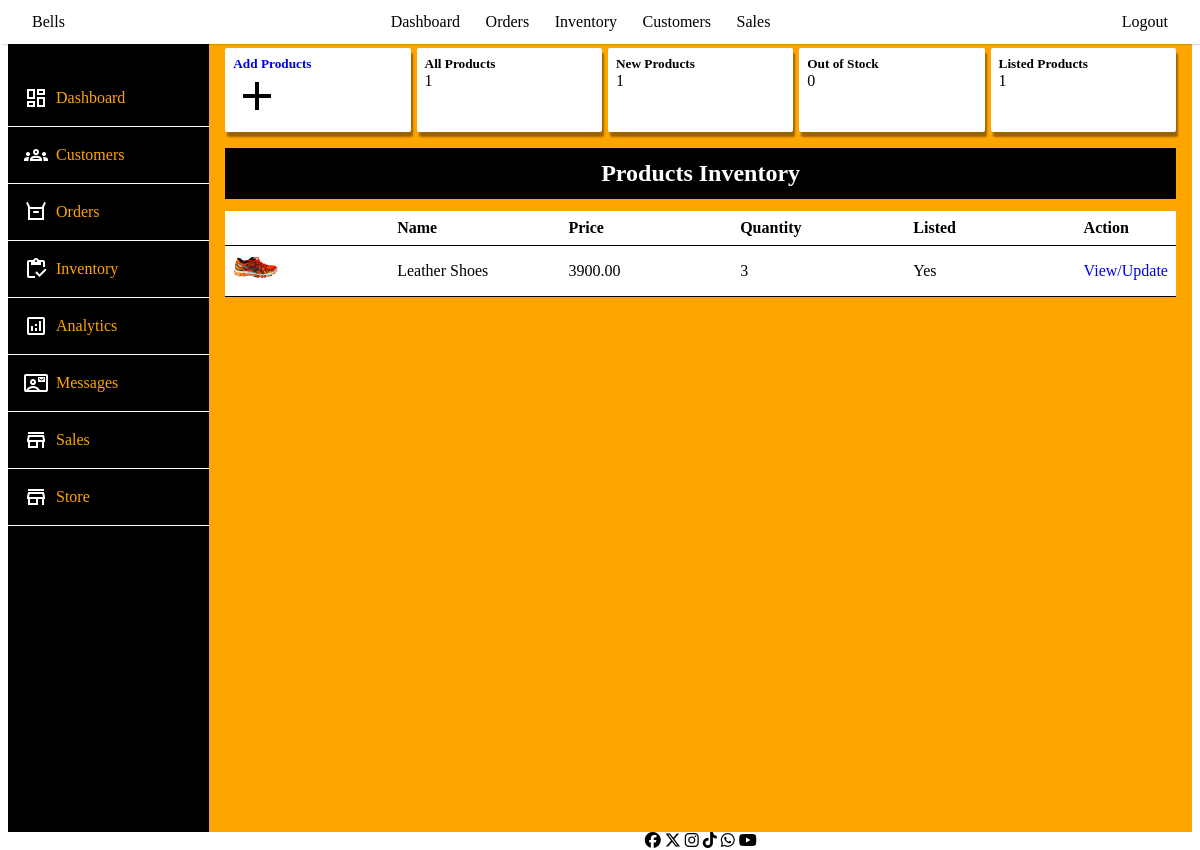
/inventory, run on an earlier commit of the app's database.
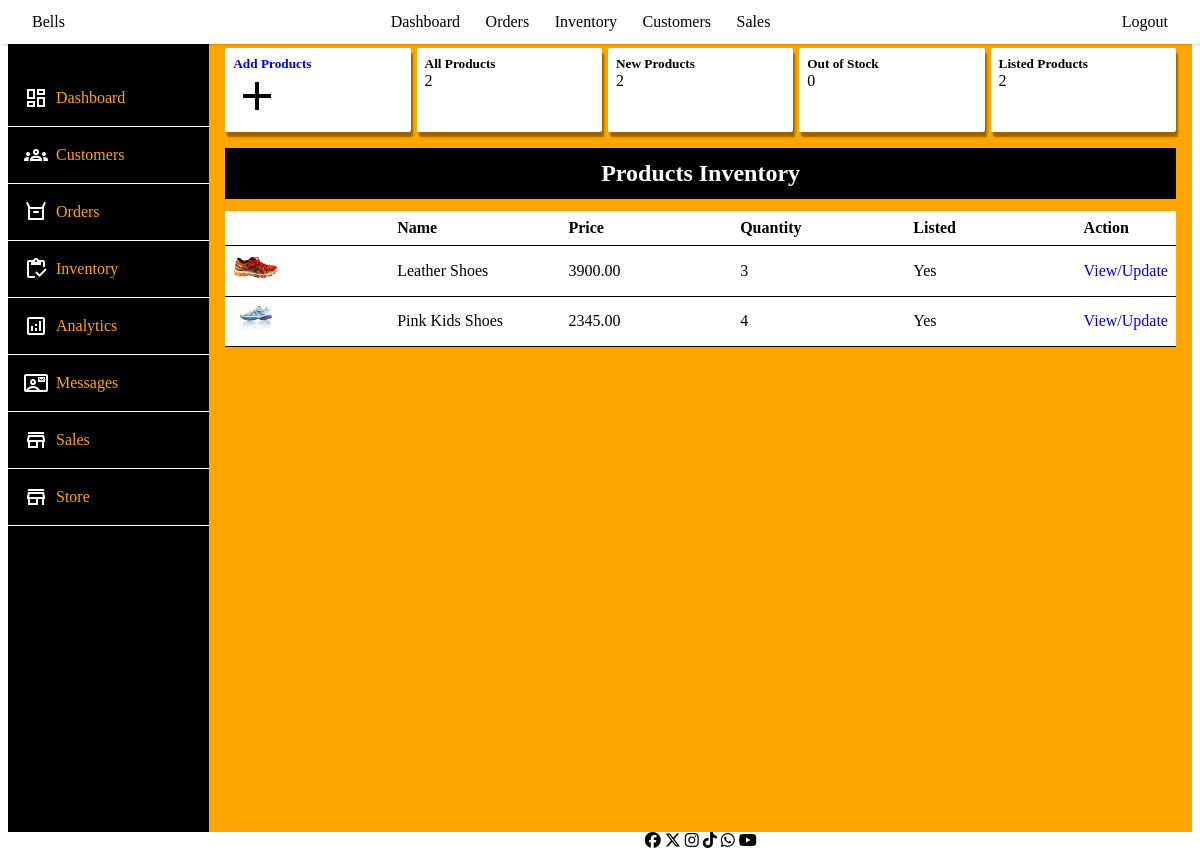
And on a later commit of the database.
### store/models.py (models this page shows, shortened)
class Product(models.Model):
    profile_image = models.ImageField(upload_to='uploads/products', null=True, blank=True, default='media/default/product.png')
    name = models.CharField(max_length=255, verbose_name='Product Name')
    price = models.DecimalField(max_digits=12, decimal_places=2)
    description = models.TextField(verbose_name='Product Description', blank=True, null=True)
    is_sale = models.BooleanField(default=False)
    sale_price = models.DecimalField(max_digits=12, decimal_places=2, null=True, blank=True)
    discount = models.DecimalField(default=0, max_digits=9, decimal_places=2, null=True, blank=True)
    percentage_discount = models.DecimalField(default=0, max_digits=5, decimal_places=0, null=True, blank=True)
    created_at = models.DateTimeField(auto_now_add=True)
    is_listed = models.BooleanField(default=True)
    is_featured = models.BooleanField(default=True)
    slug = models.SlugField(unique=True, blank=True)
    key_words = models.CharField(max_length=255)
    stock_quantity = models.IntegerField(default=1)
    brand = models.CharField(max_length=255, blank=True, null=True)
    material = models.CharField(max_length=255, blank=True, null=True)
    category = TreeForeignKey(Category, on_delete=models.CASCADE, related_name='products')
    color = models.ManyToManyField(Color, related_name='products')
    size = models.ManyToManyField(Size, related_name='products')
    @property
    def imageURL(self):
        try:
            url = self.profile_image.url
        except:
            url = ''
        return url

### admin_portal/views.py (the view)
# urls.py: path('inventory', views.inventory, name='inventory'),
def inventory(request):
    products = Product.objects.all()
    products_count = products.count()
    now = timezone.now()
    new_products_count = products.filter(created_at__gte=now - datetime.timedelta(days=30)).count()
    out_of_stock_count = products.filter(stock_quantity__lte=0).count()
    is_listed_count = products.filter(is_listed=True).count()
    context = {
        'products': products,
        'products_count': products_count,
        'new_products_count': new_products_count,
        'out_of_stock_count': out_of_stock_count,
        'is_listed_count': is_listed_count,
    }
    return render(request, 'admin_portal/inventory.html', context)

### cart/context_processors.py (called while the page is built)
def cart(request):
    return {'cart': Cart(request)}

### admin_portal/templates/admin_portal/inventory.html (shortened to what this page needs)
{% extends 'admin_portal/base.html' %}
{% block content %}
<div class="container">
    <div class="side-bar">
        <div class="menu-item"> <a href="{% url 'admin_portal' %}"> Dashboard</a></div>
        <div class="menu-item"> <a href="#"> Customers</a></div>
        <div class="menu-item"> <a href="#"> Orders</a></div>
        <div class="menu-item"> <a href="#"> Inventory</a></div>
        <div class="menu-item"> <a href="#"> Analytics</a></div>
        <div class="menu-item"> <a href="#"> Messages</a></div>
        <div class="menu-item"><svg xmlns="http://www.w3.org/2000/svg" height="24" viewBox="0 -960 960 960" width="24"><path d="M160-720v-80h640v80H160Zm0 560v-240h-40v-80l40-200h640l40 200v80h-40v240h-80v-240H560v240H160Zm80-80h240v-160H240v160Zm-38-240h556-556Zm0 0h556l-24-120H226l-24 120Z"/></svg> <a href="#"> Sales </a></div>
        <div class="menu-item"><svg xmlns="http://www.w3.org/2000/svg" height="24" viewBox="0 -960 960 960" width="24"><path d="M160-720v-80h640v80H160Zm0 560v-240h-40v-80l40-200h640l40 200v80h-40v240h-80v-240H560v240H160Zm80-80h240v-160H240v160Zm-38-240h556-556Zm0 0h556l-24-120H226l-24 120Z"/></svg> <a href="{% url 'home' %}"> Store </a></div>
    </div>
    <div class="content">
        <div class="main-content">
            <div class="leading">
                <div class="lead">
                   <a href="{% url 'add_product' %}"> <h5>Add Products</h5>
                    <svg xmlns="http://www.w3.org/2000/svg" height="24" viewBox="0 -960 960 960" width="24"><path d="M440-440H200v-80h240v-240h80v240h240v80H520v240h-80v-240Z"/></svg></a>
                </div>
                <div class="lead">
                    <h5>All Products</h5>
                    <p>{{ products_count }}</p>
                </div>
                <div class="lead">
                    <h5>New Products</h5>
                    <p>{{ new_products_count}}</p>
                </div>
                <div class="lead">
                    <h5>Out of Stock</h5>
                    <p>{{ out_of_stock_count }}</p>
                </div>
                <div class="lead">
                    <h5>Listed Products</h5>
                    <p>{{ is_listed_count }}</p>
                </div>
            </div>
        <section>
            <h1 class="inventory-headings">Products Inventory</h1>
            <div class="inventory">
                <table>
                    <thead>
                        <tr>
                            <th></th>
                            <th>Name</th>
                            <th>Price</th>
                            <th>Quantity</th>
                            <th>Listed</th>
                            <th>Action</th>
                        </tr>
                    </thead>
                    <tbody>
                        {% for product in products %}
                        <tr>
                            <td><img src="{{product.imageURL}}" alt="" width="30%"></td>
                            <td>{{ product.name }}</td>
                            <td>{{ product.price }}</td>
                            <td>{{ product.stock_quantity }}</td>
                            {% if product.is_listed %}
                            <td>Yes</td>
                            {% else %}
                            <td>No</td>
                            {% endif %}
                            <td><a href="{% url 'product_inventory' product.id %}">View/Update</a></td>
                        </tr>
                        {% endfor %}
                    </tbody>
                </table>
            </div>
        </section>
        </div>
    </div>
    {% include 'admin_portal/footer.html' %}
</div>
</div>
{% endblock content %}

What changed in the data, as far as the page shows it:
added Product: imageURL (picture), name "Pink Kids Shoes", price "2345.00", stock_quantity "4", is_listed "Yes"
Also different on the page:
{{ products_count }}: "1" → "2"
{{ new_products_count }}: "1" → "2"
{{ is_listed_count }}: "1" → "2"
